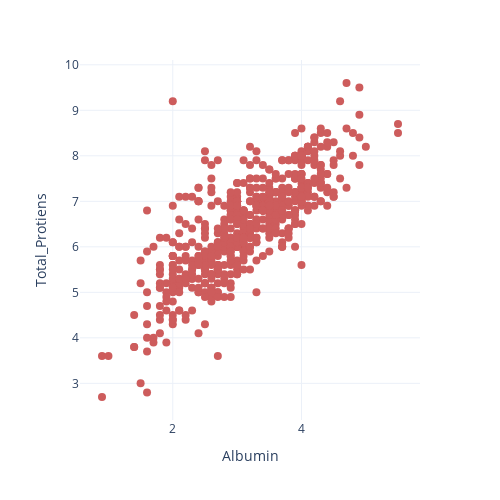

This figure's notebook cell:
### Code cell
fig = px.scatter(df, 
                    y = "Total_Protiens",
                    x = "Albumin")
plt.figure(figsize=(3,3))
fig.update_traces(marker = dict(size = 8, color='indianred'))
fig.update_coloraxes(showscale = True)
fig.update_layout(template = "plotly_white",
 autosize=False,
    width=500,
    height=500)
fig.update_yaxes(automargin=True)
fig.show()

### Figure 1 — Plotly figure (JSON) as saved in the notebook; plotly's stock layout.template omitted (floating-point values rounded to 4 significant figures; data arrays with more than 128 entries replaced by an {"elided": "..."} marker saying what was removed)
{"data": [{"hovertemplate": "Albumin=%{x}<br>Total_Protiens=%{y}<extra></extra>", "legendgroup": "", "marker": {"color": "indianred", "size": 8, "symbol": "circle"}, "mode": "markers", "name": "", "orientation": "v", "showlegend": false, "type": "scatter", "x": {"elided": "583 float values"}, "xaxis": "x", "y": {"elided": "583 float values"}, "yaxis": "y"}], "layout": {"autosize": false, "coloraxis": {"showscale": true}, "height": 500, "legend": {"tracegroupgap": 0}, "margin": {"t": 60}, "width": 500, "xaxis": {"anchor": "y", "domain": [0, 1], "title": {"text": "Albumin"}}, "yaxis": {"anchor": "x", "automargin": true, "domain": [0, 1], "title": {"text": "Total_Protiens"}}}}
